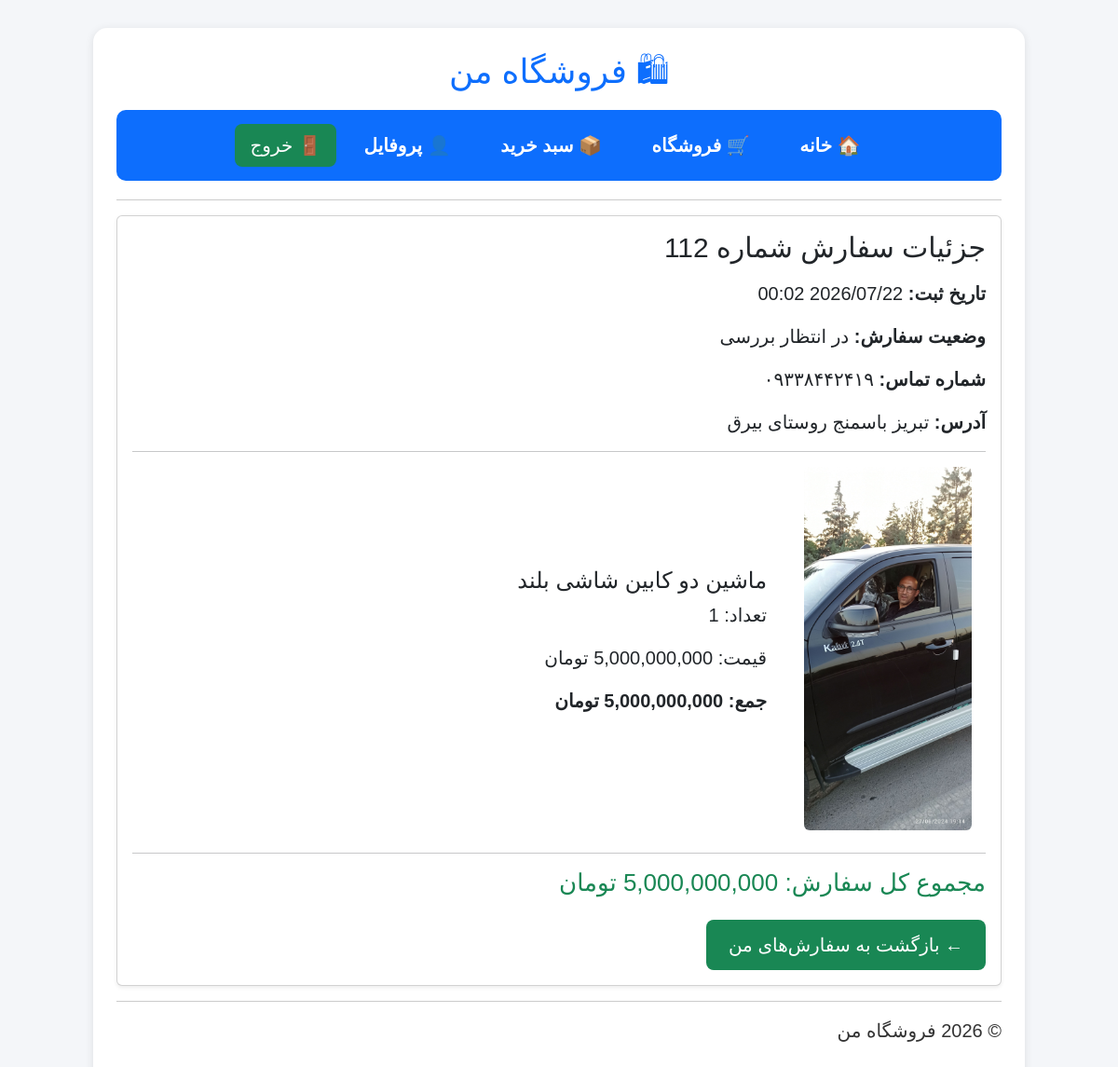
Page /cart/my-orders/112/ (signed in) on the committed database.
### cart/models.py (models this page shows, shortened)
class Order(models.Model):
    user = models.ForeignKey(User, on_delete=models.CASCADE)
    created_at = models.DateTimeField(auto_now_add=True)
    status = models.CharField(
        max_length=20,
        choices=STATUS_CHOICES,
        default='pending'
    )
    phone = models.CharField(max_length=20, null=True, blank=True)
    address = models.TextField(null=True, blank=True)
    def total_price(self):
        total = 0
        for item in self.orderitem_set.all():
            total += item.product.price * item.quantity
        return total

class OrderItem(models.Model):
    order = models.ForeignKey(Order, on_delete=models.CASCADE)
    product = models.ForeignKey(Product, on_delete=models.CASCADE)
    quantity = models.PositiveIntegerField()
    def total_price(self):
        return self.product.price * self.quantity

### shop/models.py (models this page shows, shortened)
class Product(models.Model):
    name = models.CharField(max_length=100)
    price = models.IntegerField()
    image = models.ImageField(
        upload_to='products/',
        null=True,
        blank=True
    )

### cart/views.py (the view)
# urls.py: path('my-orders/<int:order_id>/', views.order_detail, name='order_detail'),
@login_required
def order_detail(request, order_id):
    order = get_object_or_404(
        Order,
        id=order_id,
        user=request.user
    )
    items = OrderItem.objects.filter(order=order)
    total = order.total_price()
    return render(request, 'cart/order_detail.html', {
        'order': order,
        'items': items,
        'total': total,
    })

### templates/cart/order_detail.html (shortened to what this page needs)
{% extends 'base.html' %}
{% load humanize %}
{% block content %}
<div class="card shadow-sm">
    <div class="card-body">
        <h2 class="mb-3">جزئیات سفارش شماره {{ order.id }}</h2>
        <p><strong>تاریخ ثبت:</strong> {{ order.created_at|date:"Y/m/d H:i" }}</p>
        <p><strong>وضعیت سفارش:</strong> {{ order.get_status_display }}</p>
        <p><strong>شماره تماس:</strong> {{ order.phone }}</p>
        <p><strong>آدرس:</strong> {{ order.address }}</p>
        <hr>
        {% for item in items %}
        <div class="row align-items-center mb-4">
            <div class="col-md-3 text-center">
                {% if item.product.image %}
                <img src="{{ item.product.image.url }}"
                     class="img-fluid rounded"
                     style="max-width:180px;"
                     alt="{{ item.product.name }}">
                {% endif %}
            </div>
            <div class="col-md-9">
                <h4>{{ item.product.name }}</h4>
                <p>تعداد: {{ item.quantity }}</p>
                <p>قیمت:
                    {{ item.product.price|intcomma }} تومان
                </p>
                <p>
                    <strong>
                        جمع:
                        {{ item.total_price|intcomma }} تومان
                    </strong>
                </p>
            </div>
        </div>
        <hr>
        {% empty %}
        <p>محصولی در این سفارش وجود ندارد.</p>
        {% endfor %}
        <h3 class="text-success">
            مجموع کل سفارش:
            {{ total|intcomma }} تومان
        </h3>
        <a href="{% url 'my_orders' %}" class="btn btn-primary mt-3">
            ← بازگشت به سفارش‌های من
        </a>
    </div>
</div>
{% endblock %}

### static/css/style.css (style rules this page uses)
body { font-family: Arial, sans-serif; direction: rtl; background: #f4f6f9; margin: 0; color: #333; }
button, .btn { background: #198754; color: white; border: none; padding: 8px 16px; border-radius: 8px; text-decoration: none; display: inline-block; font-size: 15px; }
body { font-size: 20px; }
h2 { font-size: 30px; }
h3 { font-size: 26px; }
p, li, a, button { font-size: 20px; }
.btn { font-size: 20px; padding: 12px 24px; }

### rows in the picture
Order: id "112", created_at "2026/07/22 00:02", status "در انتظار بررسی", phone "۰۹۳۳۸۴۴۲۴۱۹", address "تبریز باسمنج روستای بیرق"
OrderItem: product.image (picture), product.name "ماشین دو کابین شاشی بلند", quantity "1", total_price "5,000,000,000"
